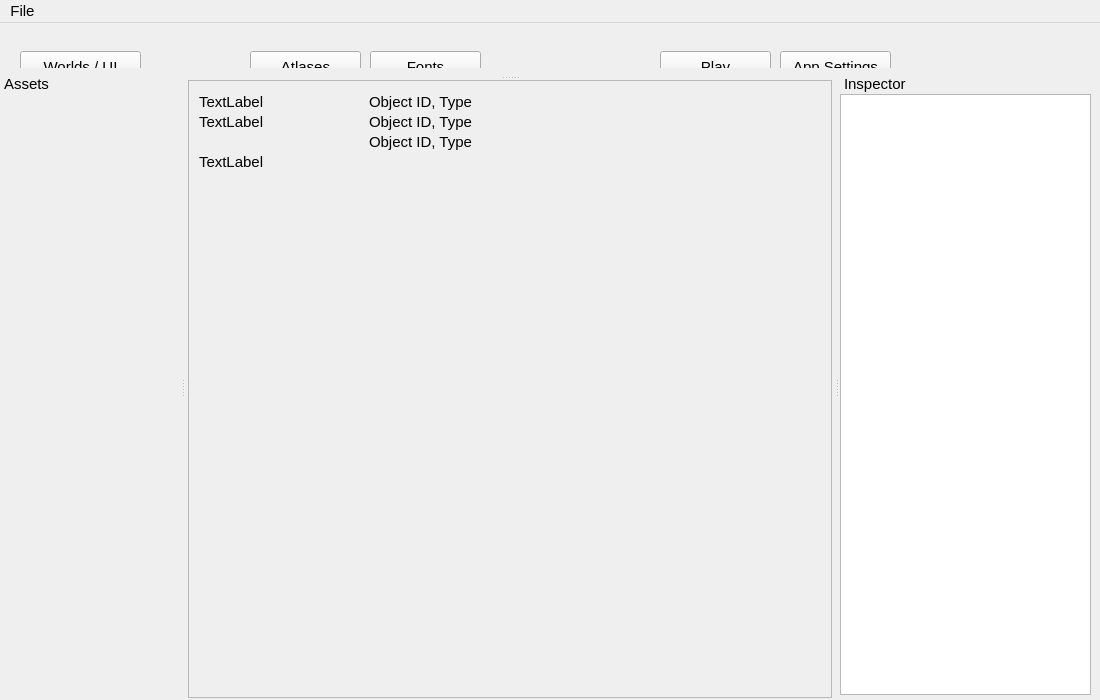
<?xml version="1.0" encoding="UTF-8"?>
<ui version="4.0">
 <class>MainWindow</class>
 <widget class="QMainWindow" name="MainWindow">
  <property name="windowModality">
   <enum>Qt::NonModal</enum>
  </property>
  <property name="geometry">
   <rect>
    <x>0</x>
    <y>0</y>
    <width>1100</width>
    <height>700</height>
   </rect>
  </property>
  <property name="minimumSize">
   <size>
    <width>780</width>
    <height>400</height>
   </size>
  </property>
  <property name="font">
   <font>
    <pointsize>11</pointsize>
   </font>
  </property>
  <property name="mouseTracking">
   <bool>true</bool>
  </property>
  <property name="acceptDrops">
   <bool>true</bool>
  </property>
  <property name="windowTitle">
   <string>Drop</string>
  </property>
  <widget class="QWidget" name="widgetCentral">
   <property name="sizePolicy">
    <sizepolicy hsizetype="Preferred" vsizetype="Preferred">
     <horstretch>1</horstretch>
     <verstretch>0</verstretch>
    </sizepolicy>
   </property>
   <layout class="QVBoxLayout" name="verticalLayout">
    <property name="spacing">
     <number>2</number>
    </property>
    <property name="leftMargin">
     <number>2</number>
    </property>
    <property name="topMargin">
     <number>2</number>
    </property>
    <property name="rightMargin">
     <number>2</number>
    </property>
    <property name="bottomMargin">
     <number>2</number>
    </property>
    <item>
     <widget class="QSplitter" name="splitterVertical">
      <property name="orientation">
       <enum>Qt::Vertical</enum>
      </property>
      <property name="handleWidth">
       <number>4</number>
      </property>
      <widget class="QWidget" name="widgetInner" native="true">
       <layout class="QHBoxLayout" name="horizontalLayout">
        <property name="spacing">
         <number>0</number>
        </property>
        <property name="leftMargin">
         <number>0</number>
        </property>
        <property name="topMargin">
         <number>0</number>
        </property>
        <property name="rightMargin">
         <number>0</number>
        </property>
        <property name="bottomMargin">
         <number>0</number>
        </property>
        <item>
         <widget class="QSplitter" name="splitterHorizontal">
          <property name="lineWidth">
           <number>0</number>
          </property>
          <property name="orientation">
           <enum>Qt::Horizontal</enum>
          </property>
          <property name="handleWidth">
           <number>4</number>
          </property>
         </widget>
        </item>
       </layout>
      </widget>
      <widget class="QScrollArea" name="areaBottom">
       <property name="sizePolicy">
        <sizepolicy hsizetype="Expanding" vsizetype="MinimumExpanding">
         <horstretch>0</horstretch>
         <verstretch>0</verstretch>
        </sizepolicy>
       </property>
       <property name="minimumSize">
        <size>
         <width>0</width>
         <height>100</height>
        </size>
       </property>
       <property name="font">
        <font>
         <pointsize>11</pointsize>
        </font>
       </property>
       <property name="widgetResizable">
        <bool>true</bool>
       </property>
       <widget class="QWidget" name="widgetBottom">
        <property name="geometry">
         <rect>
          <x>0</x>
          <y>0</y>
          <width>652</width>
          <height>622</height>
         </rect>
        </property>
        <widget class="QLabel" name="label_2">
         <property name="geometry">
          <rect>
           <x>10</x>
           <y>30</y>
           <width>141</width>
           <height>21</height>
          </rect>
         </property>
         <property name="font">
          <font>
           <pointsize>11</pointsize>
          </font>
         </property>
         <property name="text">
          <string>TextLabel</string>
         </property>
        </widget>
        <widget class="QLabel" name="label_1">
         <property name="geometry">
          <rect>
           <x>10</x>
           <y>10</y>
           <width>141</width>
           <height>21</height>
          </rect>
         </property>
         <property name="font">
          <font>
           <pointsize>11</pointsize>
          </font>
         </property>
         <property name="text">
          <string>TextLabel</string>
         </property>
        </widget>
        <widget class="QLabel" name="label_object">
         <property name="geometry">
          <rect>
           <x>180</x>
           <y>10</y>
           <width>461</width>
           <height>21</height>
          </rect>
         </property>
         <property name="font">
          <font>
           <pointsize>11</pointsize>
          </font>
         </property>
         <property name="text">
          <string>Object ID, Type</string>
         </property>
        </widget>
        <widget class="QLabel" name="label_object_2">
         <property name="geometry">
          <rect>
           <x>180</x>
           <y>30</y>
           <width>461</width>
           <height>21</height>
          </rect>
         </property>
         <property name="font">
          <font>
           <pointsize>11</pointsize>
          </font>
         </property>
         <property name="text">
          <string>Object ID, Type</string>
         </property>
        </widget>
        <widget class="QLabel" name="label_object_3">
         <property name="geometry">
          <rect>
           <x>180</x>
           <y>50</y>
           <width>461</width>
           <height>21</height>
          </rect>
         </property>
         <property name="font">
          <font>
           <pointsize>11</pointsize>
          </font>
         </property>
         <property name="text">
          <string>Object ID, Type</string>
         </property>
        </widget>
        <widget class="QLabel" name="label_3">
         <property name="geometry">
          <rect>
           <x>10</x>
           <y>70</y>
           <width>631</width>
           <height>21</height>
          </rect>
         </property>
         <property name="font">
          <font>
           <pointsize>11</pointsize>
          </font>
         </property>
         <property name="text">
          <string>TextLabel</string>
         </property>
        </widget>
       </widget>
      </widget>
     </widget>
    </item>
   </layout>
  </widget>
  <widget class="QMenuBar" name="menuBar">
   <property name="geometry">
    <rect>
     <x>0</x>
     <y>0</y>
     <width>1100</width>
     <height>22</height>
    </rect>
   </property>
   <widget class="QMenu" name="menuDrop">
    <property name="title">
     <string>File</string>
    </property>
   </widget>
   <addaction name="menuDrop"/>
  </widget>
  <widget class="QDockWidget" name="assets">
   <property name="minimumSize">
    <size>
     <width>180</width>
     <height>35</height>
    </size>
   </property>
   <property name="font">
    <font>
     <pointsize>11</pointsize>
    </font>
   </property>
   <property name="features">
    <set>QDockWidget::DockWidgetMovable</set>
   </property>
   <property name="allowedAreas">
    <set>Qt::LeftDockWidgetArea|Qt::RightDockWidgetArea</set>
   </property>
   <property name="windowTitle">
    <string>Assets</string>
   </property>
   <attribute name="dockWidgetArea">
    <number>1</number>
   </attribute>
   <widget class="QWidget" name="widgetAssests"/>
  </widget>
  <widget class="QDockWidget" name="inspector">
   <property name="sizePolicy">
    <sizepolicy hsizetype="Preferred" vsizetype="Preferred">
     <horstretch>0</horstretch>
     <verstretch>0</verstretch>
    </sizepolicy>
   </property>
   <property name="minimumSize">
    <size>
     <width>260</width>
     <height>139</height>
    </size>
   </property>
   <property name="font">
    <font>
     <pointsize>11</pointsize>
    </font>
   </property>
   <property name="features">
    <set>QDockWidget::DockWidgetMovable</set>
   </property>
   <property name="allowedAreas">
    <set>Qt::LeftDockWidgetArea|Qt::RightDockWidgetArea</set>
   </property>
   <property name="windowTitle">
    <string>Inspector</string>
   </property>
   <attribute name="dockWidgetArea">
    <number>2</number>
   </attribute>
   <widget class="QWidget" name="widgetInspector">
    <property name="sizePolicy">
     <sizepolicy hsizetype="Preferred" vsizetype="Preferred">
      <horstretch>0</horstretch>
      <verstretch>0</verstretch>
     </sizepolicy>
    </property>
    <widget class="QTableWidget" name="tableWidget">
     <property name="geometry">
      <rect>
       <x>0</x>
       <y>0</y>
       <width>251</width>
       <height>601</height>
      </rect>
     </property>
     <property name="font">
      <font>
       <pointsize>11</pointsize>
      </font>
     </property>
     <property name="lineWidth">
      <number>1</number>
     </property>
     <property name="midLineWidth">
      <number>0</number>
     </property>
     <property name="sizeAdjustPolicy">
      <enum>QAbstractScrollArea::AdjustIgnored</enum>
     </property>
     <property name="autoScrollMargin">
      <number>6</number>
     </property>
     <property name="alternatingRowColors">
      <bool>true</bool>
     </property>
     <property name="selectionMode">
      <enum>QAbstractItemView::NoSelection</enum>
     </property>
     <property name="showGrid">
      <bool>false</bool>
     </property>
     <property name="rowCount">
      <number>0</number>
     </property>
     <property name="columnCount">
      <number>2</number>
     </property>
     <attribute name="horizontalHeaderVisible">
      <bool>false</bool>
     </attribute>
     <attribute name="horizontalHeaderMinimumSectionSize">
      <number>10</number>
     </attribute>
     <attribute name="verticalHeaderVisible">
      <bool>false</bool>
     </attribute>
     <attribute name="verticalHeaderDefaultSectionSize">
      <number>20</number>
     </attribute>
     <attribute name="verticalHeaderMinimumSectionSize">
      <number>10</number>
     </attribute>
     <column/>
     <column/>
    </widget>
   </widget>
  </widget>
  <widget class="QDockWidget" name="toolbar">
   <property name="minimumSize">
    <size>
     <width>449</width>
     <height>45</height>
    </size>
   </property>
   <property name="maximumSize">
    <size>
     <width>524287</width>
     <height>45</height>
    </size>
   </property>
   <property name="features">
    <set>QDockWidget::NoDockWidgetFeatures</set>
   </property>
   <property name="allowedAreas">
    <set>Qt::TopDockWidgetArea</set>
   </property>
   <property name="windowTitle">
    <string notr="true"/>
   </property>
   <attribute name="dockWidgetArea">
    <number>4</number>
   </attribute>
   <widget class="QWidget" name="widgetToolbar">
    <widget class="QPushButton" name="buttonWorlds">
     <property name="geometry">
      <rect>
       <x>20</x>
       <y>8</y>
       <width>121</width>
       <height>31</height>
      </rect>
     </property>
     <property name="font">
      <font>
       <pointsize>11</pointsize>
       <weight>50</weight>
       <bold>false</bold>
      </font>
     </property>
     <property name="toolTip">
      <string>Project View</string>
     </property>
     <property name="text">
      <string>Worlds / UI</string>
     </property>
     <property name="checkable">
      <bool>false</bool>
     </property>
    </widget>
    <widget class="QPushButton" name="buttonPlay">
     <property name="geometry">
      <rect>
       <x>660</x>
       <y>8</y>
       <width>111</width>
       <height>31</height>
      </rect>
     </property>
     <property name="font">
      <font>
       <pointsize>11</pointsize>
      </font>
     </property>
     <property name="text">
      <string>Play</string>
     </property>
    </widget>
    <widget class="QPushButton" name="buttonSettings">
     <property name="geometry">
      <rect>
       <x>780</x>
       <y>8</y>
       <width>111</width>
       <height>31</height>
      </rect>
     </property>
     <property name="font">
      <font>
       <pointsize>11</pointsize>
      </font>
     </property>
     <property name="text">
      <string>App Settings</string>
     </property>
    </widget>
    <widget class="QPushButton" name="buttonAtlas">
     <property name="geometry">
      <rect>
       <x>250</x>
       <y>8</y>
       <width>111</width>
       <height>31</height>
      </rect>
     </property>
     <property name="font">
      <font>
       <pointsize>11</pointsize>
      </font>
     </property>
     <property name="text">
      <string>Atlases</string>
     </property>
    </widget>
    <widget class="QPushButton" name="buttonFonts">
     <property name="geometry">
      <rect>
       <x>370</x>
       <y>8</y>
       <width>111</width>
       <height>31</height>
      </rect>
     </property>
     <property name="font">
      <font>
       <pointsize>11</pointsize>
      </font>
     </property>
     <property name="text">
      <string>Fonts</string>
     </property>
    </widget>
   </widget>
  </widget>
 </widget>
 <layoutdefault spacing="6" margin="11"/>
 <resources/>
 <connections/>
</ui>
